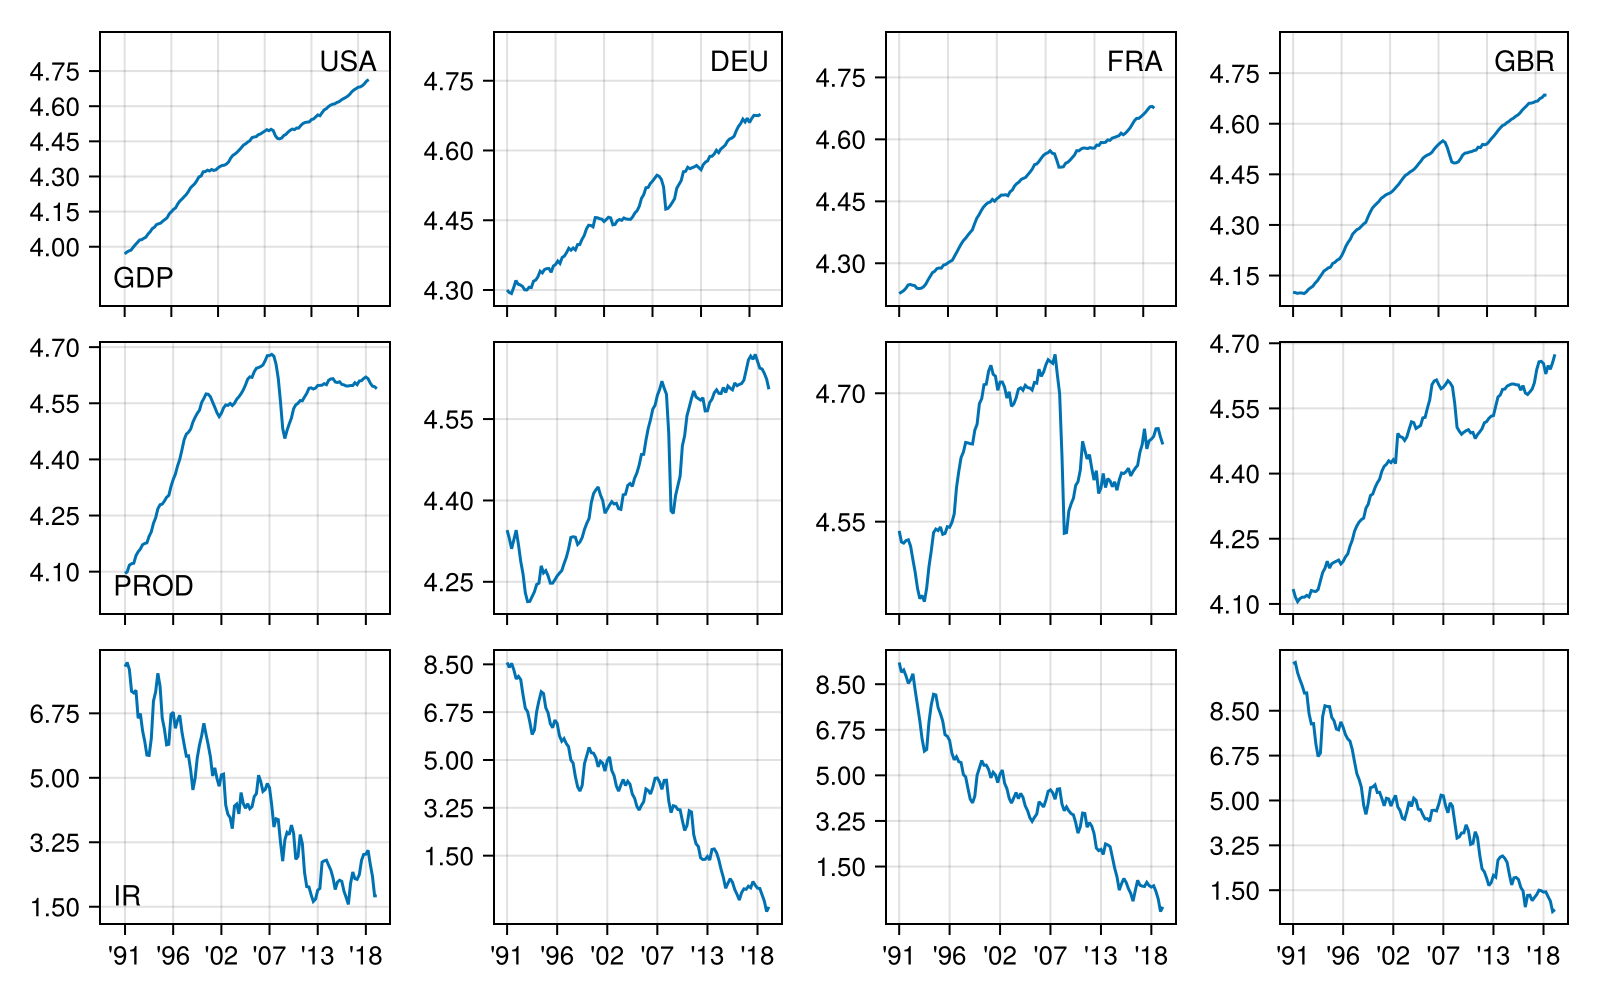

Generate this figure with Julia:
using DrWatson
@quickactivate

using TensorToolbox, CommonFeatures, LinearAlgebra, Statistics, Makie, Dates
using CairoMakie

matdata = load(datadir("globaldata.jld2"), "matdata");

startdate = Date(1991, 1, 1)
enddate = Date(2019, 12, 31)

quarterlydates = collect(startdate:Dates.Quarter(1):enddate)
datetimes = DateTime.(string.(quarterlydates), "yyyy-mm-dd")
xticks = Dates.datetime2unix.(datetimes)
labels = Dates.format.(datetimes, "Y")
adjlabels = map(x -> x[3:end], labels)  # Takes only last 2 characters of year
adjlabels .= string.("'", adjlabels)
nolabels = fill("", length(adjlabels))

titlesize = 25
xlabsize = 13
xticksize = 13
ylabsize = 13
yticksize = 13
fontsize = 14
fig = Figure(backgroundcolor=:transparent, size=(800, 500));
qstep = 22
indicators = ["GDP", "PROD", "IR"]
countries = ["USA", "DEU", "FRA", "GBR"]
indposition = 6.2e8
counposition = 1.6e9

axgdp1 = Axis(fig[1, 1], xticks=(xticks[1:qstep:end], nolabels[1:qstep:end]), titlesize=titlesize, xlabelsize=xlabsize, xticklabelsize=xticksize, ylabelsize=ylabsize, yticklabelsize=yticksize)
lines!(axgdp1, xticks, matdata[1, 1, :], label="IR")
text!(axgdp1, counposition, abs(maximum(matdata[1, 1, :])) + 0.15, text=countries[1], align=(:right, :top), fontsize=fontsize)
text!(axgdp1, indposition, 3.8, text=indicators[1], align=(:left, :bottom), fontsize=fontsize)
axgdp1.yticks = 4.0:0.15:4.80

for i in 2:4
    axgdp = Axis(fig[1, i], xticks=(xticks[1:qstep:end], nolabels[1:qstep:end]), titlesize=titlesize, xlabelsize=xlabsize, xticklabelsize=xticksize, ylabelsize=ylabsize, yticklabelsize=yticksize)
    lines!(axgdp, xticks, matdata[1, i, :], label="GDP")
    text!(axgdp, counposition, abs(maximum(matdata[1, i, :])) + 0.15, text=countries[i], align=(:right, :top), fontsize=fontsize)
    axgdp.yticks = 4.0:0.15:4.80
end

################################################################################

axprod1 = Axis(fig[2, 1], xticks=(xticks[1:qstep:end], nolabels[1:qstep:end]), titlesize=titlesize, xlabelsize=xlabsize, xticklabelsize=xticksize, ylabelsize=ylabsize, yticklabelsize=yticksize)
lines!(axprod1, xticks, matdata[2, 1, :], label="PROD")
text!(axprod1, indposition, 4.02, text="PROD", align=(:left, :bottom), fontsize=fontsize)
axprod1.yticks = 4.10:0.15:4.80

axprod2 = Axis(fig[2, 2], xticks=(xticks[1:qstep:end], nolabels[1:qstep:end]), titlesize=titlesize, xlabelsize=xlabsize, xticklabelsize=xticksize, ylabelsize=ylabsize, yticklabelsize=yticksize)
lines!(axprod2, xticks, matdata[2, 2, :], label="PROD")
axprod2.yticks = 4.10:0.15:4.80

axprod3 = Axis(fig[2, 3], xticks=(xticks[1:qstep:end], nolabels[1:qstep:end]), titlesize=titlesize, xlabelsize=xlabsize, xticklabelsize=xticksize, ylabelsize=ylabsize, yticklabelsize=yticksize)
lines!(axprod3, xticks, matdata[2, 3, :], label="PROD")
axprod3.yticks = 4.10:0.15:4.80

axprod4 = Axis(fig[2, 4], xticks=(xticks[1:qstep:end], nolabels[1:qstep:end]), titlesize=titlesize, xlabelsize=xlabsize, xticklabelsize=xticksize, ylabelsize=ylabsize, yticklabelsize=yticksize)
lines!(axprod4, xticks, matdata[2, 4, :], label="PROD")
axprod4.yticks = 4.10:0.15:4.80

################################################################################

axir1 = Axis(fig[3, 1], xticks=(xticks[1:qstep:end], adjlabels[1:qstep:end]), titlesize=titlesize, xlabelsize=xlabsize, xticklabelsize=xticksize, ylabelsize=ylabsize, yticklabelsize=yticksize)
lines!(axir1, xticks, matdata[3, 1, :], label="GDP")
text!(axir1, indposition, 1.37, text="IR", align=(:left, :bottom), fontsize=fontsize)
axir1.yticks = 1.50:1.75:9.00

axir2 = Axis(fig[3, 2], xticks=(xticks[1:qstep:end], adjlabels[1:qstep:end]), titlesize=titlesize, xlabelsize=xlabsize, xticklabelsize=xticksize, ylabelsize=ylabsize, yticklabelsize=yticksize)
lines!(axir2, xticks, matdata[3, 2, :], label="GDP")
axir2.yticks = 1.50:1.75:9.00

axir3 = Axis(fig[3, 3], xticks=(xticks[1:qstep:end], adjlabels[1:qstep:end]), titlesize=titlesize, xlabelsize=xlabsize, xticklabelsize=xticksize, ylabelsize=ylabsize, yticklabelsize=yticksize)
lines!(axir3, xticks, matdata[3, 3, :], label="GDP")
axir3.yticks = 1.50:1.75:9.00

axir4 = Axis(fig[3, 4], xticks=(xticks[1:qstep:end], adjlabels[1:qstep:end]), titlesize=titlesize, xlabelsize=xlabsize, xticklabelsize=xticksize, ylabelsize=ylabsize, yticklabelsize=yticksize)
lines!(axir4, xticks, matdata[3, 4, :], label="GDP")
axir4.yticks = 1.50:1.75:9.00

fig
